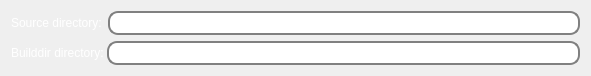
  <widget class="QWidget" name="layoutWidget">
   <property name="geometry">
    <rect>
     <x>128</x>
     <y>10</y>
     <width>591</width>
     <height>66</height>
    </rect>
   </property>
   <layout class="QVBoxLayout" name="verticalLayout_4">
    <item>
     <layout class="QHBoxLayout" name="horizontalLayout_3">
      <item>
       <widget class="QLabel" name="label_curr_source">
        <property name="styleSheet">
         <string notr="true">color: rgb(255, 255, 255);
font: 15pt &quot;Gill Sans&quot;</string>
        </property>
        <property name="text">
         <string>Source directory:</string>
        </property>
       </widget>
      </item>
      <item>
       <widget class="QLineEdit" name="curr_source_dir">
        <property name="styleSheet">
         <string notr="true">QLineEdit {
    border-width: 5px;
    border-radius: 15px;
    font: 13pt &quot;Gill Sans&quot;;
    border: 2px solid gray;
    border-radius: 10px;
    padding: 2 10px;
    background: rgb(255, 255, 255);
    color: rgb(0, 0, 0);
    selection-background-color: rgb(233, 233, 233);
}</string>
        </property>
       </widget>
      </item>
     </layout>
    </item>
    <item>
     <layout class="QHBoxLayout" name="horizontalLayout">
      <property name="spacing">
       <number>3</number>
      </property>
      <item>
       <widget class="QLabel" name="lable_curr_build">
        <property name="styleSheet">
         <string notr="true">color: rgb(255, 255, 255);
font: 15pt &quot;Gill Sans&quot;</string>
        </property>
        <property name="text">
         <string>Builddir directory:</string>
        </property>
       </widget>
      </item>
      <item>
       <widget class="QLineEdit" name="curr_build_dir">
        <property name="styleSheet">
         <string notr="true">QLineEdit {
    border-width: 5px;
    border-radius: 15px;
    font: 13pt &quot;Gill Sans&quot;;
    border: 2px solid gray;
    border-radius: 10px;
    padding: 2 10px;
    background: rgb(255, 255, 255);
    color: rgb(0, 0, 0);
    selection-background-color: rgb(233, 233, 233);
}</string>
        </property>
       </widget>
      </item>
     </layout>
    </item>
   </layout>
  </widget>
